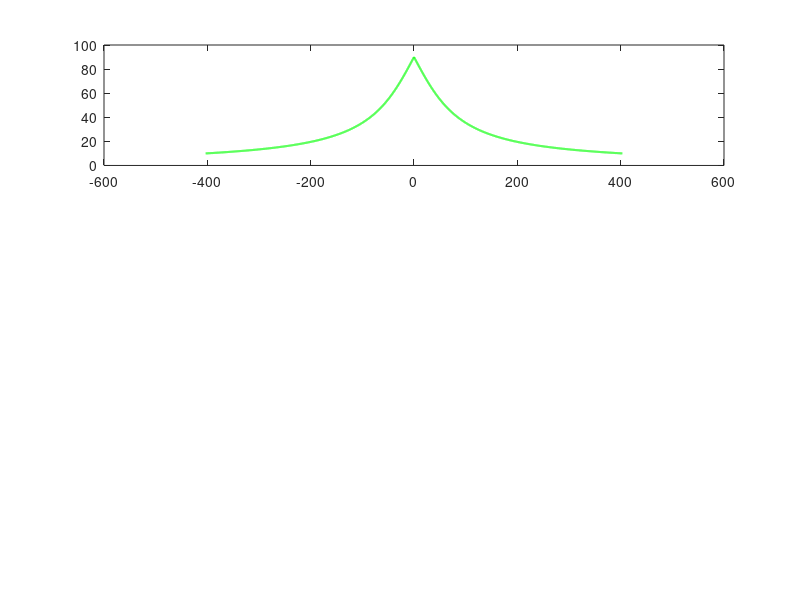

The MATLAB script that drew this image: (Note: this script raises an error after producing the figure.)
%LEO通信における軌道モデル
%ドップラーシフト、ドップラーレート、遅延


clear; 
clc;
close all;
% 定数
c   = 3e8;          
GM  = 3.986e14;     
Re  = 6.371e6;      
fc  = 920e6;        
h   = 540e3;       

% 衛星速度
v_sat = sqrt(GM / (Re + h));  

t = -450 : 0.1 : 450;  

% 斜距離
r  = sqrt(h^2 + (v_sat .* t).^2);  
% 仰角[rad]
El = atan2(h, abs(v_sat .* t));         

% 最低仰角以上に絞る（10度以上を可視とする）
El_min = 10 * pi/180;
visible = El >= El_min;

% Doppler・遅延
dr_dt = (v_sat^2 .* t) ./ r;           
fd    = -(fc / c) .* dr_dt;
dfd_dt = -(fc / c) .* (v_sat^2 ./ r - v_sat^4 .* t.^2 ./ r.^3);
tau   = r/c;                          

t_vis   = t(visible);
fd_vis  = fd(visible);
tau_vis = tau(visible);
El_vis  = El(visible) * 180/pi;
dfd_dt_vis = dfd_dt(visible);



%plot

figure;
subplot(3,1,1);
plot(t_vis, El_vis, 'g', 'LineWidth', 1.5);
yline(10, '--k'); grid on;
xlabel('time [s]'); ylabel('elevation angle [deg]');
title('Elevation Angle');

subplot(3,1,2);
plot(t_vis, fd_vis/1e3, 'b', 'LineWidth', 1.5);
yline(0, '--k'); grid on;
xlabel('time [s]'); ylabel('Doppler [kHz]');
title('Doppler Shift');

subplot(3,1,3);
plot(t_vis, abs(dfd_dt_vis), 'm', 'LineWidth', 1.5);
yline(0, '--k'); grid on;
xlabel('time [s]'); ylabel('Doppler rate [Hz/s]');
title('Doppler Rate');

figure;
subplot(2,1,1);
plot(t_vis, El_vis, 'g', 'LineWidth', 1.5);
yline(10, '--k'); grid on;
xlabel('time [s]'); ylabel('elevation angle [deg]');
title('Elevation Angle');

subplot(2,1,2);
plot(t_vis, (tau_vis - min(tau_vis))*1e3, 'r', 'LineWidth', 1.5);
grid on;
xlabel('time [s]'); ylabel('latency [ms]');
title('Change in Propagation Delay');

fprintf('Satellite Speed         : %.1f km/s\n', v_sat/1e3);
fprintf('Maximum Doppler Shift   : ±%.1f kHz\n', max(abs(fd_vis))/1e3);
fprintf('Delay Variation Range   : %.2f ms\n', (max(tau_vis)-min(tau_vis))*1e3);
fprintf('Visibility Duration     : %.1f min\n', (t_vis(end)-t_vis(1))/60);
